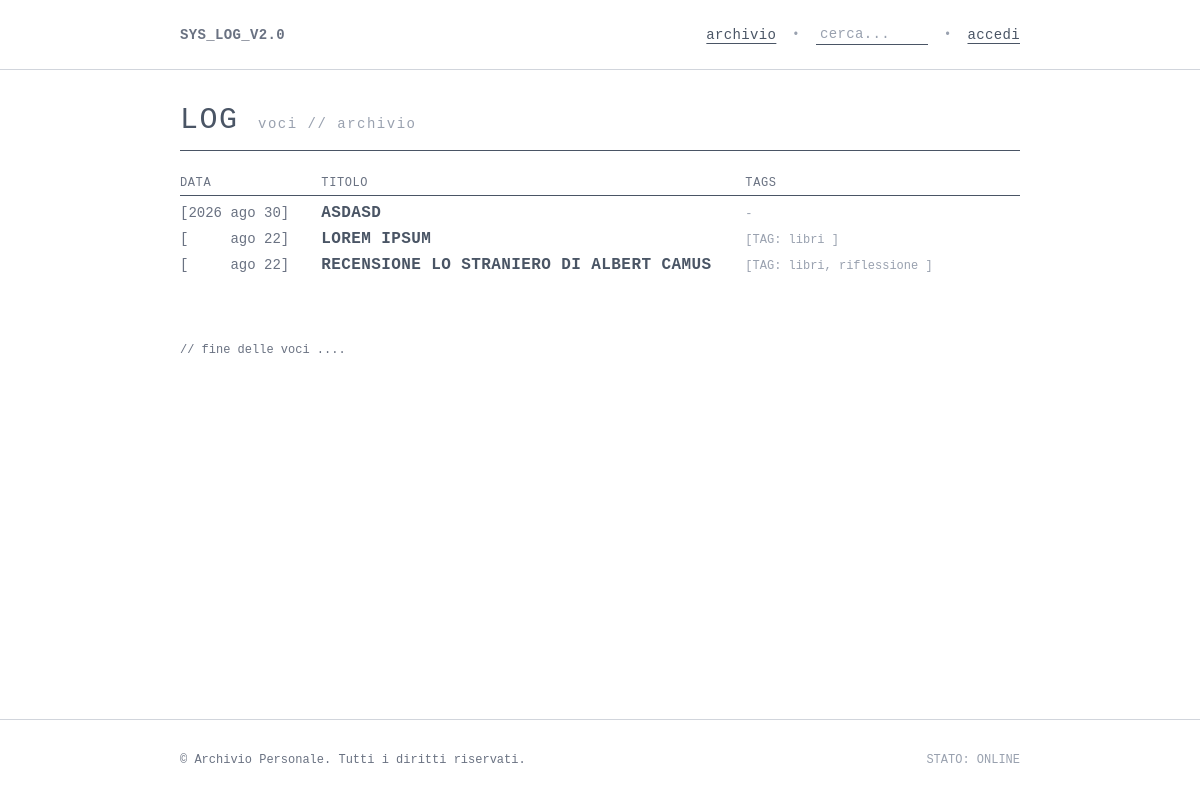
The page / on the database its author committed.
### blog_app/models.py (models this page shows, shortened)
class Post(models.Model):
    author = models.ForeignKey(User, on_delete=models.CASCADE, related_name='posts')
    title = models.CharField(max_length=200)
    text = models.TextField()
    date = models.DateTimeField(auto_now_add=True)
    tags = models.ManyToManyField(Tag, related_name='posts', blank=True)
    likes = models.ManyToManyField(User, related_name='liked_posts', blank=True)
    class Meta:
        verbose_name_plural = 'posts'

class Tag(models.Model):
    name = models.CharField(max_length=50, unique=True)
    description = models.TextField(blank=True, null=True)
    class Meta:
        ordering = ['name']

### blog_app/views.py (the view)
# urls.py: path('', views.posts, name='index'),
def posts(request):
    posts = Post.objects.all().order_by('-date').prefetch_related('tags')
    context = {
        'posts': posts,
    }
    return render(request, 'blog_app/posts.html', context)

### blog_app/templates/blog_app/posts.html (shortened to what this page needs)
{% extends 'blog_app/base.html' %}
{% block content %}
<div class="flex flex-col sm:flex-row sm:items-baseline justify-between border-b border-gray-600 dark:border-gray-700 pb-3 mb-6 gap-3 sm:gap-4">
  <h1 class="text-2xl sm:text-3xl font-mono uppercase tracking-wider text-gray-600 dark:text-gray-300 break-words">
    LOG <span class="block sm:inline text-xs sm:text-sm font-normal lowercase text-gray-400 dark:text-gray-500 mt-1 sm:mt-0">voci // archivio</span>
  </h1>
</div>
<div class="w-full font-mono text-xs sm:text-sm">
  <div class="grid grid-cols-12 gap-2 pb-1 text-xs text-gray-500 dark:text-gray-400 font-mono border-b border-gray-600 dark:border-gray-700 uppercase tracking-wider mb-1">
    <div class="col-span-4 sm:col-span-3 md:col-span-2">data</div>
    <div class="col-span-8 sm:col-span-6 md:col-span-6">titolo</div>
    <div class="hidden sm:block sm:col-span-3 md:col-span-4">tags</div>
  </div>
  {% for post in posts %}
    <div class="grid grid-cols-12 gap-2 py-1 sm:py-0.5 border-b border-gray-100 dark:border-gray-900 sm:border-b-0 items-baseline">
      <div class="col-span-4 sm:col-span-3 md:col-span-2 font-mono text-xs sm:text-sm shrink-0">
        {% ifchanged post.date|date:"Y" %}
          <span class="text-gray-500 dark:text-gray-400 font-mono">[{{ post.date|date:"Y" }} {{ post.date|date:"b d" }}]</span>
        {% else %}
          <span class="text-gray-500 dark:text-gray-400 font-mono">[<span class="invisible select-none">2026</span> {{ post.date|date:"b d" }}]</span>
        {% endifchanged %}
      </div>
      <div class="col-span-8 sm:col-span-6 md:col-span-6 flex items-baseline justify-between sm:block relative">
        <a href="{% url 'blog_app:post' post.id %}" class="font-mono font-bold text-gray-600 dark:text-gray-200 hover:text-black dark:hover:text-white hover:underline uppercase tracking-wide text-sm sm:text-base leading-snug break-words">
          {{ post.title }}
        </a>
      </div>
      <div class="hidden sm:block sm:col-span-3 md:col-span-4 text-xs text-gray-400 dark:text-gray-400 font-mono break-words">
        {% if post.tags.all %}
          [TAG:
          {% for tag in post.tags.all %}
            <a href="{% url 'blog_app:tag' tag.id %}" class="hover:text-gray-500 dark:hover:text-gray-200 hover:underline">{{ tag.name|lower }}</a>{% if not forloop.last %}, {% endif %}
          {% endfor %}
          ]
        {% else %}
          -
        {% endif %}
      </div>
    </div>
  {% empty %}
    <p class="text-xs text-gray-500 dark:text-gray-400 italic py-2">// nessun post registrato nell'archivio.</p>
  {% endfor %}
</div>
<div class="mt-12 sm:mt-16 text-xs font-mono text-gray-500 dark:text-gray-400">
  // fine delle voci ....
</div>
{% endblock content %}

### rows shown on the page
Post: date "2026", date "ago 30", title "ASDASD"
Post: date "ago 22", title "LOREM IPSUM"
Tag: name "libri"
Post: date "ago 22", title "RECENSIONE LO STRANIERO DI ALBERT CAMUS"
Tag: name "riflessione"
